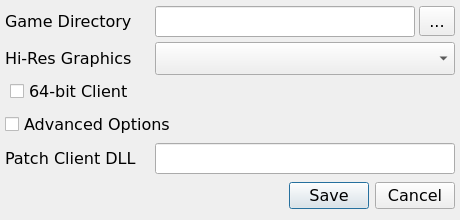
<?xml version="1.0" encoding="UTF-8"?>
<ui version="4.0">
 <class>dlgSettings</class>
 <widget class="QDialog" name="dlgSettings">
  <property name="windowModality">
   <enum>Qt::ApplicationModal</enum>
  </property>
  <property name="geometry">
   <rect>
    <x>0</x>
    <y>0</y>
    <width>460</width>
    <height>220</height>
   </rect>
  </property>
  <property name="font">
   <font>
    <family>Verdana</family>
    <pointsize>12</pointsize>
   </font>
  </property>
  <property name="windowTitle">
   <string>Game Settings</string>
  </property>
  <property name="modal">
   <bool>true</bool>
  </property>
  <widget class="QDialogButtonBox" name="btnBoxOptions">
   <property name="geometry">
    <rect>
     <x>5</x>
     <y>180</y>
     <width>450</width>
     <height>32</height>
    </rect>
   </property>
   <property name="orientation">
    <enum>Qt::Horizontal</enum>
   </property>
   <property name="standardButtons">
    <set>QDialogButtonBox::Cancel|QDialogButtonBox::Save</set>
   </property>
  </widget>
  <widget class="QLineEdit" name="txtGameDir">
   <property name="geometry">
    <rect>
     <x>155</x>
     <y>6</y>
     <width>260</width>
     <height>31</height>
    </rect>
   </property>
  </widget>
  <widget class="QToolButton" name="btnGameDir">
   <property name="geometry">
    <rect>
     <x>419</x>
     <y>6</y>
     <width>36</width>
     <height>30</height>
    </rect>
   </property>
   <property name="text">
    <string>...</string>
   </property>
  </widget>
  <widget class="QLabel" name="lblGameDir">
   <property name="geometry">
    <rect>
     <x>5</x>
     <y>10</y>
     <width>150</width>
     <height>23</height>
    </rect>
   </property>
   <property name="text">
    <string>Game Directory</string>
   </property>
  </widget>
  <widget class="QLabel" name="lblGraphics">
   <property name="geometry">
    <rect>
     <x>5</x>
     <y>47</y>
     <width>150</width>
     <height>23</height>
    </rect>
   </property>
   <property name="text">
    <string>Hi-Res Graphics</string>
   </property>
  </widget>
  <widget class="QComboBox" name="cboGraphics">
   <property name="geometry">
    <rect>
     <x>155</x>
     <y>42</y>
     <width>300</width>
     <height>33</height>
    </rect>
   </property>
  </widget>
  <widget class="QCheckBox" name="chkAdvanced">
   <property name="geometry">
    <rect>
     <x>5</x>
     <y>110</y>
     <width>280</width>
     <height>28</height>
    </rect>
   </property>
   <property name="text">
    <string>Advanced Options</string>
   </property>
   <property name="checked">
    <bool>false</bool>
   </property>
  </widget>
  <widget class="QLineEdit" name="txtPatchClient">
   <property name="geometry">
    <rect>
     <x>155</x>
     <y>143</y>
     <width>300</width>
     <height>31</height>
    </rect>
   </property>
  </widget>
  <widget class="QLabel" name="lblPatchClient">
   <property name="geometry">
    <rect>
     <x>5</x>
     <y>147</y>
     <width>150</width>
     <height>23</height>
    </rect>
   </property>
   <property name="text">
    <string>Patch Client DLL</string>
   </property>
  </widget>
  <widget class="QCheckBox" name="chkx86">
   <property name="geometry">
    <rect>
     <x>10</x>
     <y>80</y>
     <width>121</width>
     <height>23</height>
    </rect>
   </property>
   <property name="text">
    <string>64-bit Client</string>
   </property>
  </widget>
 </widget>
 <resources/>
 <connections>
  <connection>
   <sender>btnBoxOptions</sender>
   <signal>accepted()</signal>
   <receiver>dlgSettings</receiver>
   <slot>accept()</slot>
   <hints>
    <hint type="sourcelabel">
     <x>248</x>
     <y>254</y>
    </hint>
    <hint type="destinationlabel">
     <x>157</x>
     <y>274</y>
    </hint>
   </hints>
  </connection>
  <connection>
   <sender>btnBoxOptions</sender>
   <signal>rejected()</signal>
   <receiver>dlgSettings</receiver>
   <slot>reject()</slot>
   <hints>
    <hint type="sourcelabel">
     <x>316</x>
     <y>260</y>
    </hint>
    <hint type="destinationlabel">
     <x>286</x>
     <y>274</y>
    </hint>
   </hints>
  </connection>
 </connections>
</ui>
